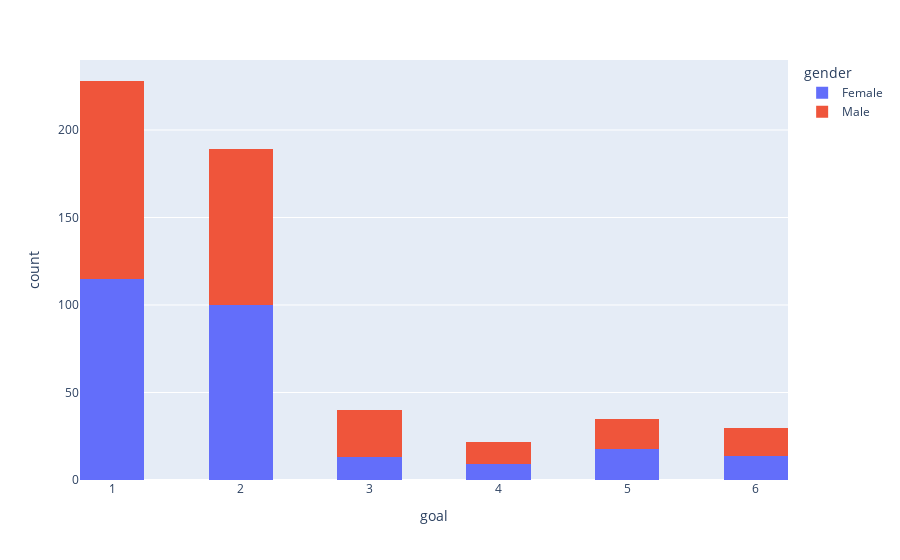

The notebook cell saved with this chart:
### Markdown cell above
As we can see the proportion of men and women is balanced like we could imagine for a speed dating study. 

We have a normal age distribution with mostly people in their twenties. Some outliers with older people. The participants are mainly white not surprising in United States I think.

Finally we can see that Economy and Biological Science are the most studied fields.

### Code cell
## What can be interested is to check why the participant decided to participate.

fig = px.histogram(data2, x='goal', color='gender', nbins=20)

fig.show()

### Figure 1 — Plotly figure (JSON) as saved in the notebook; plotly's stock layout.template omitted (floating-point values rounded to 4 significant figures; data arrays with more than 128 entries replaced by an {"elided": "..."} marker saying what was removed)
{"data": [{"alignmentgroup": "True", "bingroup": "x", "hovertemplate": "gender=Female<br>goal=%{x}<br>count=%{y}<extra></extra>", "legendgroup": "Female", "marker": {"color": "#636efa", "pattern": {"shape": ""}}, "name": "Female", "nbinsx": 20, "offsetgroup": "Female", "orientation": "v", "showlegend": true, "type": "histogram", "x": {"elided": "274 int values"}, "xaxis": "x", "yaxis": "y"}, {"alignmentgroup": "True", "bingroup": "x", "hovertemplate": "gender=Male<br>goal=%{x}<br>count=%{y}<extra></extra>", "legendgroup": "Male", "marker": {"color": "#EF553B", "pattern": {"shape": ""}}, "name": "Male", "nbinsx": 20, "offsetgroup": "Male", "orientation": "v", "showlegend": true, "type": "histogram", "x": {"elided": "277 int values"}, "xaxis": "x", "yaxis": "y"}], "layout": {"barmode": "relative", "legend": {"title": {"text": "gender"}, "tracegroupgap": 0}, "margin": {"t": 60}, "xaxis": {"anchor": "y", "domain": [0, 1], "title": {"text": "goal"}}, "yaxis": {"anchor": "x", "domain": [0, 1], "title": {"text": "count"}}}}
